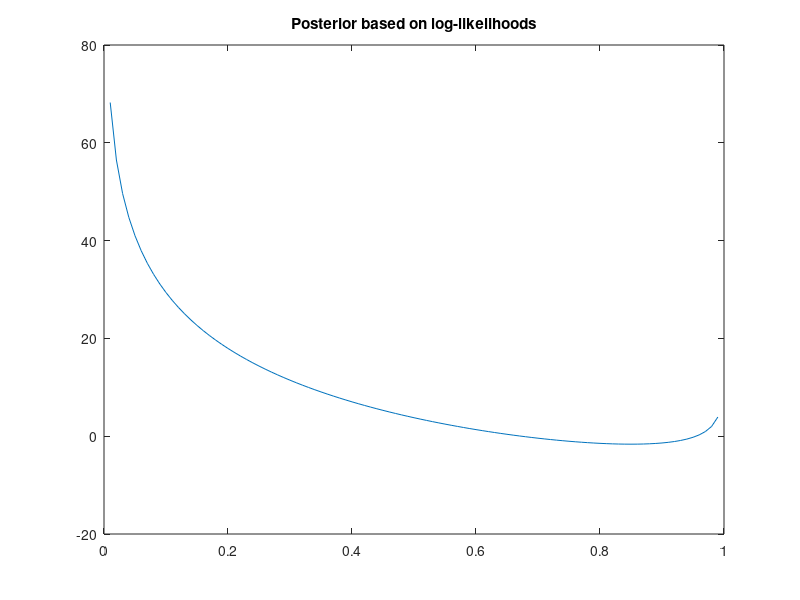
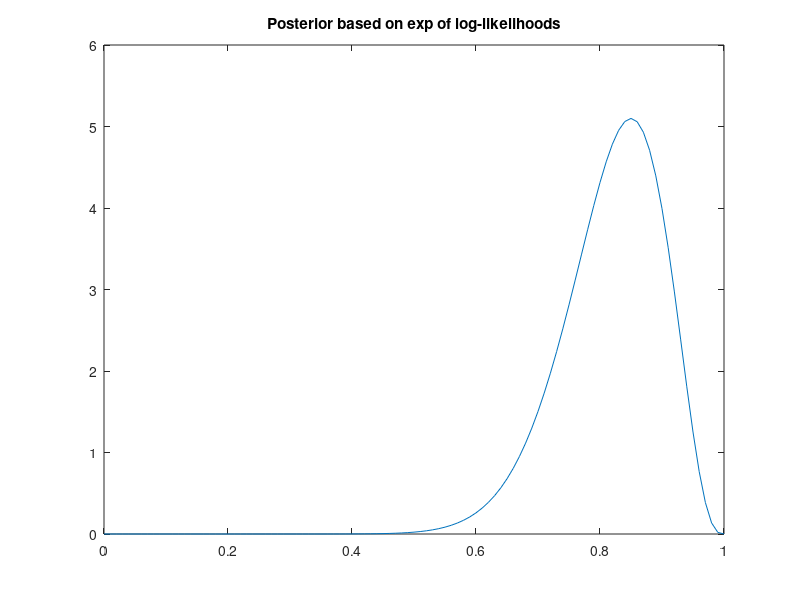

Source code (MATLAB) for these figures, in order:
clc
clear all
close all
if(0)
theta=[0.5,0.25];
for i=1:length(theta)
    p_y0=1-theta(i);
    p_y1=theta(i);
    figure
    X=[0,1];
    Y=[p_y0,p_y1];
    stem(X,Y,'LineStyle','-.','MarkerFaceColor','red','MarkerEdgeColor','green')
end
elseif(0)
    theta=0:0.2:1;
    likelihood_y0=zeros(1,length(theta));
    likelihood_y1=zeros(1,length(theta));
    for i=1:length(theta)
        likelihood_y0(i)=1-theta(i);
        likelihood_y1(i)=theta(i);
    end
    figure;
    area(theta,likelihood_y0);
    title('Likelihood for y=0');
    figure;
    area(theta,likelihood_y1);
    title('Likelihood for y=1');
elseif(0)
    theta=0.5;
    n=100000;%10,1000,100000
    events=rand([1 n]);
    y1=[];
    for i=1:length(events)
        if(events(i)<theta)
            y1=[y1;1];
        else
            y1=[y1;0];
        end
    end
    t1=ones(n,1).*theta;
    t2=ones(n,1).*(1-theta);
    y2=ones(n,1)-y1;
    likelihood=prod((t1.^y1).*(t2.^y2));
    display(likelihood);
    loglikelihood=sum((y1.*log(t1))+(y2.*log(t2)));
    display(loglikelihood);
    exp_loglikelihood=exp(sum((y1.*log(t1))+(y2.*log(t2))));
    display(exp_loglikelihood);
elseif(0)
    yd1=[1];%[1],[1,1],[1,1,0,1]
    n=length(yd1);
    yd2=ones(n,1)-yd1;
    thetas=0:0.01:1;
    loglikelihoods=zeros(1,length(thetas));
    exp_loglikelihoods=zeros(1,length(thetas));
    for i=1:length(thetas)
        t1=ones(n,1).*thetas(i);
        t2=ones(n,1).*(1-thetas(i));
        loglikelihoods(i)=-sum((yd1.*log(t1))+(yd2.*log(t2)));%-log!!
        exp_loglikelihoods(i)=exp(sum((yd1.*log(t1))+(yd2.*log(t2))));
    end
    figure;
    plot(thetas,loglikelihoods);
    title('log-likelihoods for y=[1]')
    figure;
    plot(thetas,exp_loglikelihoods);
    title('exp of log-likelihoods for y=[1]')
elseif(1)
    a=1;%col1:a=b=250,col2:a=18.25,b=6.75,col3:a=b=1
    b=1;
    yd1=[ones(17,1);zeros(3,1)];%[1],[1,1],[1,1,0,1],[ones(17,1);zeros(3,1)]
    n=length(yd1);
    thetas=0:0.01:1;
    Postwithloglikelihoods=zeros(1,length(thetas));
    Postwithexp_loglikelihoods=zeros(1,length(thetas));
    for i=1:length(thetas)
        Postwithloglikelihoods(i)=-(((sum(yd1)+a-1)*log(thetas(i)))+(((n-sum(yd1)+b-1))*log(1-thetas(i)))-(log(beta(sum(yd1)+a,n-sum(yd1)+b))));%-log!!
        Postwithexp_loglikelihoods(i)=exp(-Postwithloglikelihoods(i));
    end
    figure;
    plot(thetas,Postwithloglikelihoods);%/sum(Postwithloglikelihoods)
    title('Posterior based on log-likelihoods')% for y=[1 1]
    figure;
    plot(thetas,Postwithexp_loglikelihoods);%/sum(Postwithexp_loglikelihoods)
    title('Posterior based on exp of log-likelihoods')% for y=[1 1]
end